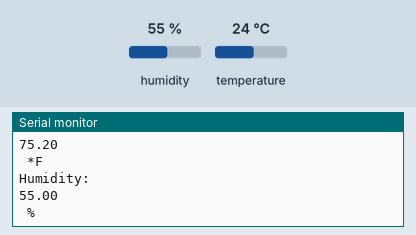
This program was run on a simulated ESP8266 (NodeMCU). On the bench: the last lines printed to the serial monitor. Inputs (shaded band) come from the test bench; at power-on: humidity 55 %, temperature 24 °C.

Above: at 3.3 s.
3.4 s: humidity set to 22 %
At 6.5 s:
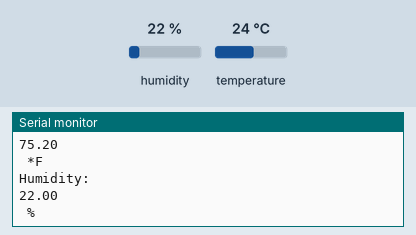
6.8 s: temperature set to 12 °C
10.2 s: humidity set to 40 %
At 11.5 s:
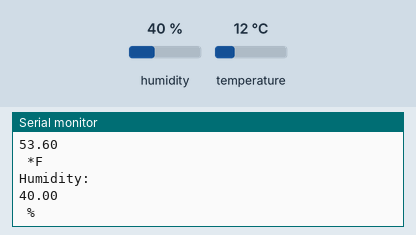
Timing chart, 0 to 13.2 s (numbered marks = the images above; inputs shaded):
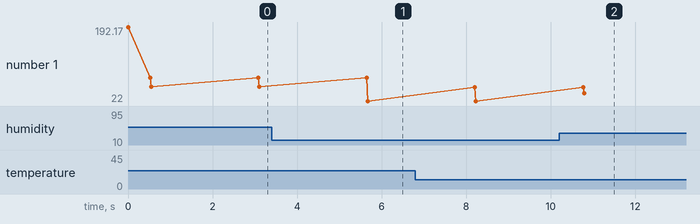

The program:

main.cpp
```cpp
#include <Arduino.h>


#include "DHT.h"
#include <ESP8266WiFi.h>
#include <WiFiClient.h>
#include <ESP8266WebServer.h>
#include <ESPAsyncTCP.h>
//#include <ESPAsyncWebServer.h>


/* Set these to your desired credentials. */
const char *ssid = "UACM-LIZB";  // nombre de red
const char *password = "12345678";  // Password de la red tienen que ser minimo 8


IPAddress ip(192, 168, 4, 6);
IPAddress netmask(255, 255, 255, 0);
const int port = 80; // Port
ESP8266WebServer server(port);

//AsyncWebServer server(80);

// Acess Point


#define DHTPIN 4    // D2  GPIO4 what pin we're connected to
#define DHTTYPE DHT11   // DHT 11  (AM2302)
DHT dht(DHTPIN, DHTTYPE);

float c,f,h;
String dhtData;
boolean sensorError = false;


void handleRoot() {
  // Sending sample message if you try to open configured IP Address
  server.send(200, "text/html", "<h1>You are connected</h1>");
}


void sendDhtData() {
  server.send(200, "text/plain", dhtData);
}


void setup() {
  Serial.begin(9600);


  WiFi.mode(WIFI_AP);
  WiFi.softAPConfig(ip, ip, netmask);
  WiFi.softAP(ssid, password);


  Serial.println(WiFi.softAPIP());
  server.on("/", handleRoot);
  server.on("/dht", sendDhtData);
  server.begin();
  Serial.println("HTTP server started");
  Serial.println("DHT11 Sensor");
  dht.begin();
}


void loop() {
  server.handleClient();
  c = dht.readTemperature();
  f = dht.readTemperature(true);
  h = dht.readHumidity();
  delay(500);
  // check if returns are valid, if they are NaN (not a number) then something went wrong!
  if (isnan(c) || isnan(h) || isnan(f)) {
    Serial.print("Sensor Not Connected");
    sensorError=true;
  } else {
    Serial.println("Temperature In Celcius: ");
    Serial.print(c);
    Serial.println(" *C");
    Serial.println("Temperature In Fahrenheit: ");
    Serial.println(f);
    Serial.println(" *F");
    Serial.println("Humidity: ");
    Serial.println(h);
    Serial.println(" %");
  }
  // If there is any issue in sensor connections, it will send 000 as String.
  if(sensorError) {
    dhtData = "sensorError";
  }
  else {
    dhtData = String(c) + ' ' + String(f) + ' ' + String(h);
  }
  delay(2000);
}
```

Measured:
- after the input at 3.4 s, the serial monitor: prints a new line after 2.3 s (image 1)
- after the input at 10.2 s, the serial monitor: prints a new line after 0.59 s (image 2)
- plotted number 1: 55 → 22 after the input at 3.4 s, 22 → 40 after the input at 10.2 s
